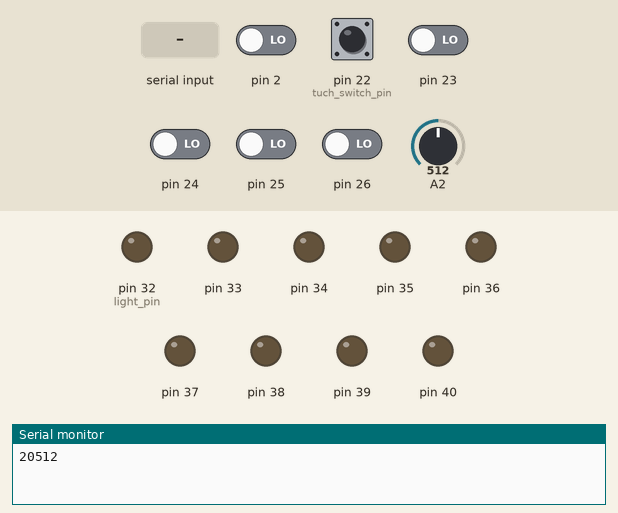
This sketch was run on a simulated Arduino Mega 2560, built with avr-gcc and run on an emulated ATmega2560. Shown: output pins drawn as LEDs (lit = HIGH), the last lines printed to the serial monitor. The inputs (shaded band) are chosen by the test bench; at power-on: pin 2, pin 22 (tuch_switch_pin), pin 23–26 LOW, A2 = 512.

Above: at 1.2 s.
1.3 s: pin 22 (tuch_switch_pin) pulled HIGH for 0.15 s
At 1.8 s:
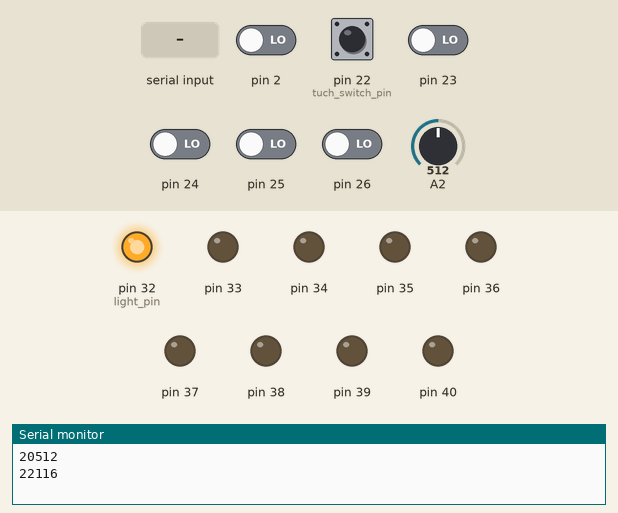
2.9 s: pin 23 driven HIGH
At 4.1 s:
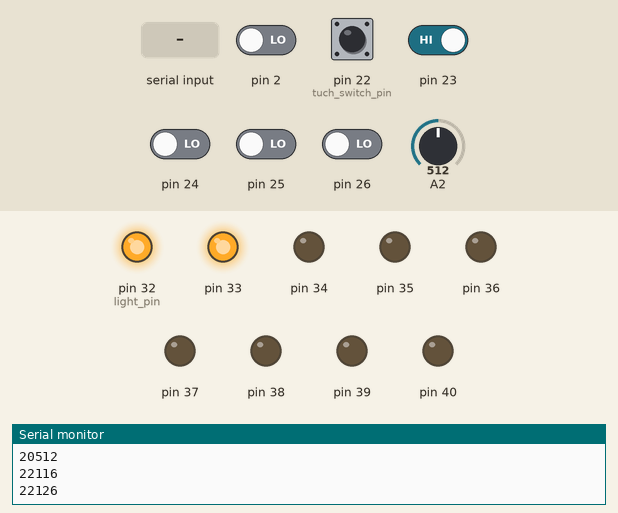
4.4 s: "90\n" received over Serial
At 4.9 s:
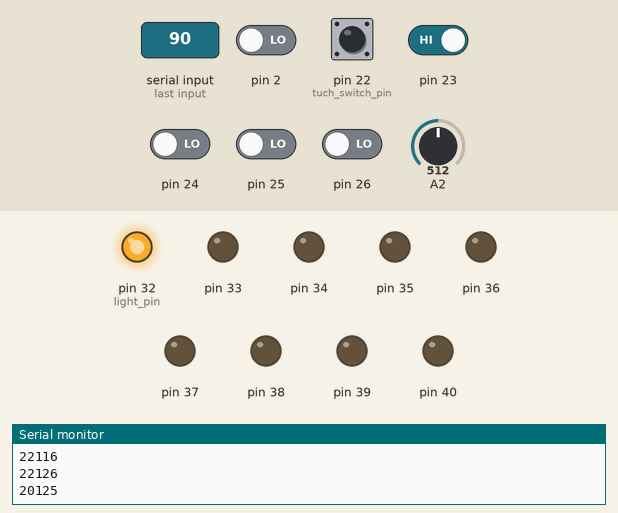
Timing chart, 0 to 7.4 s (numbered marks = the images above; inputs shaded):
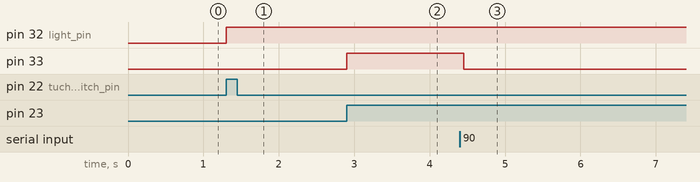

The sketch:

Home_Automation_2.0.ino
```cpp
int rcv[2];
int x=0;
int y=0;
int z;
int light[5];
int a=0;
int datax;
int qe=0; // light sensor
int data;
int waterlevel = 0;

void setup() {
  int a;
  for(a=0;a<5;a++){
    light[a]=5;


  }

  Serial.begin(9600);


  pinMode(32,OUTPUT); // light pin
  pinMode(33,OUTPUT);
  pinMode(34,OUTPUT);
  pinMode(35,OUTPUT);
  pinMode(36,OUTPUT);
  pinMode(37,OUTPUT);
  pinMode(38,OUTPUT);
  pinMode(39,OUTPUT);
  pinMode(40,OUTPUT);

  pinMode(22,INPUT); // tuch switch pin
  pinMode(23,INPUT);
  pinMode(24,INPUT);
  pinMode(25,INPUT);
  pinMode(26,INPUT);
  pinMode(27,INPUT);
  pinMode(28,INPUT);
  pinMode(29,INPUT);
  pinMode(30,INPUT);

  pinMode(A2,INPUT);
}

void loop() {
  if (Serial.available()>0){
    convert();
    datax=data%1000;
    if (data == 999){
     start();
    }
    rcv[0]=datax%10;
    rcv[1]=datax/10;
    light[(rcv[1]-11)]=rcv[0];
    if (rcv[0]==6){
      digitalWrite(rcv[1]+21,HIGH);
      Serial.println(data);
    }else{
      digitalWrite(rcv[1]+21,LOW);
      Serial.println(data);
   }
  }
  if(((digitalRead(22)==1)||(digitalRead(23)==1)||(digitalRead(24)==1)||(digitalRead(25)==1)||(digitalRead(26)==1))&&(a==0)){
    touchswitchRead();
    a=1;

  }else if(((digitalRead(22)==0)&&(digitalRead(23)==0)&&(digitalRead(24)==0)&&(digitalRead(25)==0)&&(digitalRead(26)==0))&&(a==1)){

    a=0;
  }
  if (((digitalRead(2))==1)&&qe==0){
    Serial.println("21306");
    qe=1;
  }else if(((digitalRead(2))==0)&&qe==1){
    Serial.println("21305");
    qe=0;
  }

  if(((analogRead(A2)-waterlevel)>10)||((analogRead(A2)-waterlevel)< -10)){
    int waterlevelx;
    waterlevel = analogRead(A2);
    waterlevelx = waterlevel + 20000;
    Serial.println(waterlevelx);

  }
}

void touchswitchRead(){
  int k;
  int count=0;
  int countx;
  while(count<5){
    countx= 22 + count;
    if (digitalRead(countx)==1){
      if (light[count]==6){
        light[count]=5;
        digitalWrite(count+32,LOW);
        k=(count*1+11)*10+22005;
        Serial.println(k);
    }
    else {
        light[count]=6;
        digitalWrite(count+32,HIGH);
        k=(count*1+11)*10+22006;
        Serial.println(k);
      }
    }
    count=count+1;
  }
}

void start(){
  int i=0;
  int k;
  while(i<5){
    k=(i*1+11)*10+22000+ light[i];
    Serial.println(k);
    delay(10);
    i=i+1;
  }

}
void convert(){
  String k;
  int l[5];
  int j=0;
  while(j<5){
      k=Serial.read();
      int i = k.toInt();
      i=i-48;
      l[j]=i;
      j=j+1;
      delay(10);
    }
    data=l[0]*10000+l[1]*1000+l[2]*100+l[3]*10+l[4];
}
```

Measured:
- after the input at 1.3 s, pin 32 (light_pin): LOW → HIGH at once
- after the input at 2.9 s, pin 33: LOW → HIGH at once
- after the input at 4.4 s, pin 33: HIGH → LOW after 0.05 s
